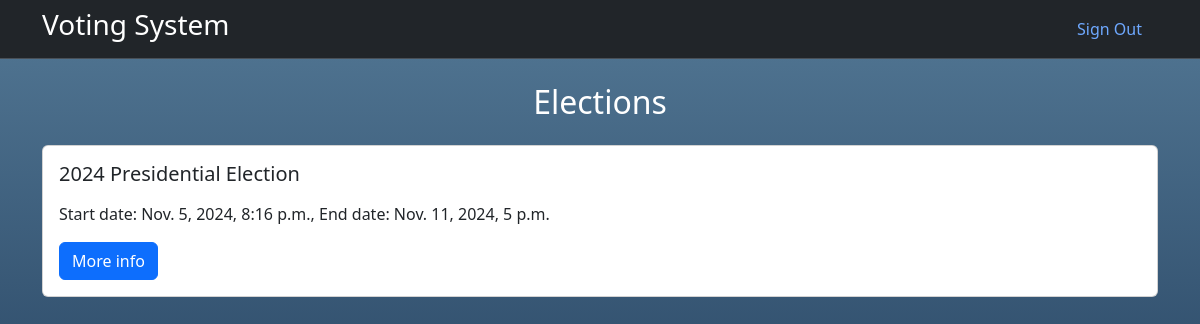
Before: / (signed in) with the older database file.
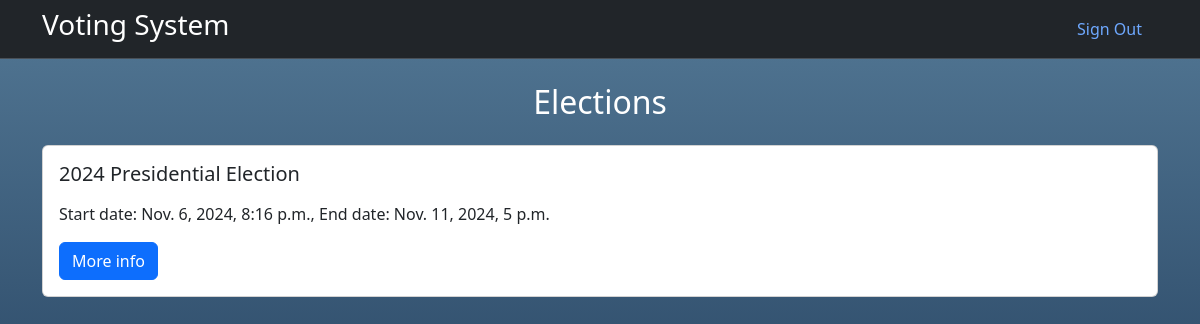
After: the same page with the newer database file.
### election/models.py (models this page shows, shortened)
class Election(models.Model):
    title = models.CharField(max_length=255)
    description = models.TextField(blank=True)
    start_date = models.DateTimeField()
    end_date = models.DateTimeField()
    created_at = models.DateTimeField(auto_now_add=True)

### election/views.py (the view)
# urls.py: path("", views.home, name="election_home"),
@login_required
def home(request):
    elections = models.Election.objects.all()
    context = {
        "elections": elections
    }
    return render(request, "election/home.html", context)

### election/templates/election/home.html (shortened to what this page needs)
{% extends 'election/base.html' %}
{% block content %}
{% for election in elections %}
<h2 style="text-align: center;">Elections</h2>
<div class="card mt-4">
    <div class="card-body">
      <h5 class="card-title">{{election.title}}</h5>
      <p>Start date: {{election.start_date}}, End date: {{election.end_date}}</p>
      <a href="{% url 'candidates' %}" class="btn btn-primary">More info</a>
    </div>
</div>
{% endfor %}
{% endblock content %}

Changed rows visible on the page:
changed Election: start_date "Nov. 5, 2024, 8:16 p.m." → "Nov. 6, 2024, 8:16 p.m."
